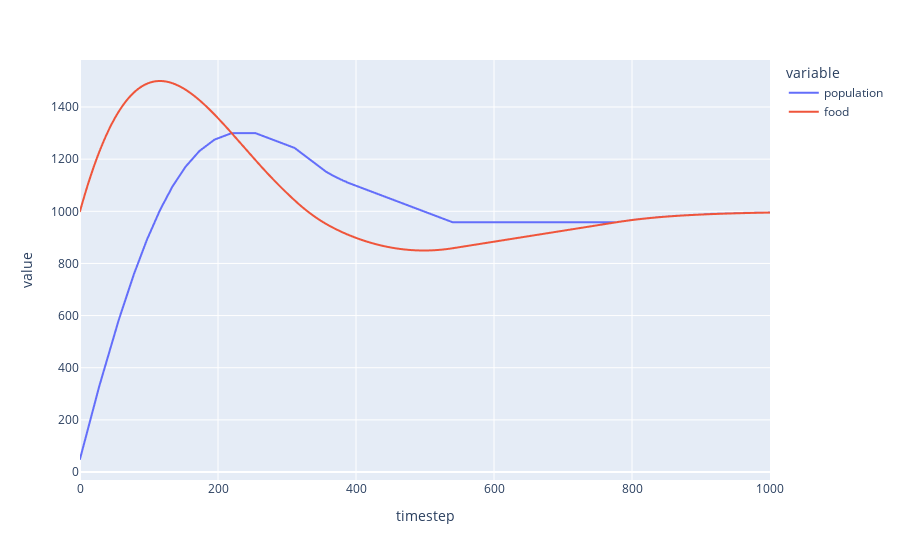

The notebook cell this image was saved under:
### Code cell
df.plot(kind='line', x='timestep', y=['population','food'])

### Figure 1 — Plotly figure (JSON) as saved in the notebook; plotly's stock layout.template omitted (floating-point values rounded to 4 significant figures; data arrays with more than 128 entries replaced by an {"elided": "..."} marker saying what was removed)
{"data": [{"hovertemplate": "variable=population<br>timestep=%{x}<br>value=%{y}<extra></extra>", "legendgroup": "population", "line": {"color": "#636efa", "dash": "solid"}, "mode": "lines", "name": "population", "showlegend": true, "type": "scattergl", "x": {"elided": "1001 int values"}, "xaxis": "x", "y": {"elided": "1001 int values"}, "yaxis": "y"}, {"hovertemplate": "variable=food<br>timestep=%{x}<br>value=%{y}<extra></extra>", "legendgroup": "food", "line": {"color": "#EF553B", "dash": "solid"}, "mode": "lines", "name": "food", "showlegend": true, "type": "scattergl", "x": {"elided": "1001 int values"}, "xaxis": "x", "y": {"elided": "1001 float values"}, "yaxis": "y"}], "layout": {"legend": {"title": {"text": "variable"}, "tracegroupgap": 0}, "margin": {"t": 60}, "xaxis": {"anchor": "y", "domain": [0, 1], "title": {"text": "timestep"}}, "yaxis": {"anchor": "x", "domain": [0, 1], "title": {"text": "value"}}}}
